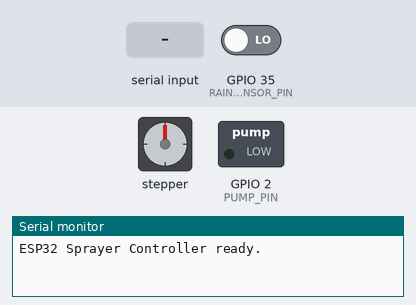
Bench run of a sketch on a simulated ESP32. On the bench: stepper motor, switched loads named in the sketch (green lamp = pin HIGH), the last lines printed to the serial monitor. The test bench sets the inputs (shaded band); at power-on: GPIO 35 (RAIN_SENSOR_PIN) LOW. Stepper angles assume 2048 steps per turn.

Above: at 1.2 s.
1.3 s: "1" received over Serial
At 3.6 s:
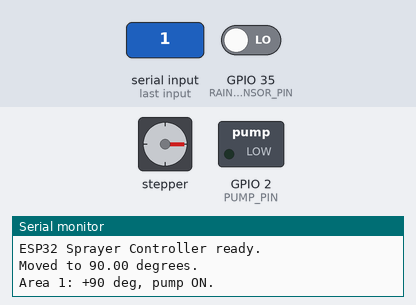
At 4.27 s:
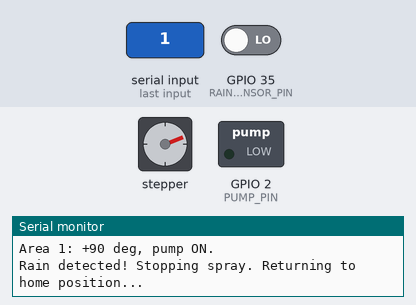
4.3 s: "2" received over Serial
At 7.2 s:
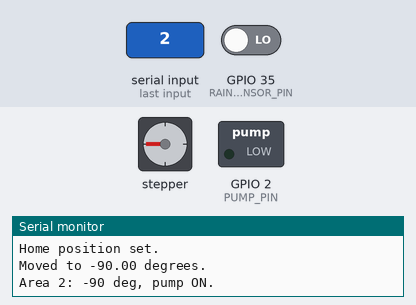
Timing chart, 0 to 10.8 s (numbered marks = the images above; inputs shaded):
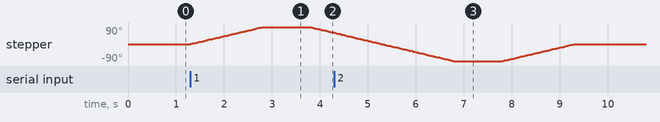

Measured:
- after the input at 1.3 s, stepper: turns 90° clockwise in 1.5 s, then 31° counter-clockwise in 0.49 s

The sketch:

hardware.ino
```cpp
/*
 * ESP32 Chili Disease Sprayer Controller
 * ========================================
 * Controls a stepper motor (28BYJ-48) for directional aiming
 * and a diaphragm pump for targeted pesticide spraying.
 *
 * Serial Commands:
 *   '0' -> Reset to home position, pump OFF
 *   '1' -> Rotate +90°,  pump ON
 *   '2' -> Rotate -90°,  pump ON
 *   '3' -> Rotate +135°, pump ON
 *   '4' -> Rotate -135°, pump ON
 *
 * Rain sensor (HW-028) auto-stops spraying and resets on rain detection.
 *
 * Hardware:
 *   - ESP32 microcontroller
 *   - 28BYJ-48 Stepper Motor + ULN2003 Driver
 *   - 12V Diaphragm Pump via relay
 *   - HW-028 Rain Sensor
 */

#include <Stepper.h>

// --- Pin Definitions ---
#define IN1 13                  // Stepper motor coil 1 (D13)
#define IN2 12                  // Stepper motor coil 2 (D12)
#define IN3 14                  // Stepper motor coil 3 (D14)
#define IN4 27                  // Stepper motor coil 4 (D27)

#define PUMP_PIN 2              // Pump relay control (D2)
#define RAIN_SENSOR_PIN 35      // Rain sensor input (D35)

// --- Motor Configuration ---
#define STEPS_PER_REV 2048      // 28BYJ-48 steps per revolution (64:1 gear ratio)

// Create stepper motor instance (correct coil sequence for 28BYJ-48)
Stepper stepperMotor(STEPS_PER_REV, IN1, IN3, IN2, IN4);

// --- State Variables ---
int  currentPosition = 0;       // Current step position
bool pumpActive      = false;   // Pump/spray status

// =====================================================================
// SETUP
// =====================================================================
void setup() {
    Serial.begin(115200);
    stepperMotor.setSpeed(10);  // RPM

    pinMode(PUMP_PIN, OUTPUT);
    pinMode(RAIN_SENSOR_PIN, INPUT);

    digitalWrite(PUMP_PIN, LOW);  // Pump off initially
    Serial.println("ESP32 Sprayer Controller ready.");
}

// =====================================================================
// HELPER: Move stepper to target position (in steps)
// =====================================================================
void moveToPosition(int targetSteps) {
    int moveSteps = targetSteps - currentPosition;
    stepperMotor.step(moveSteps);
    currentPosition = targetSteps;

    Serial.print("Moved to ");
    Serial.print(currentPosition * 360.0 / STEPS_PER_REV);
    Serial.println(" degrees.");
}

// =====================================================================
// HELPER: Reset to home position and stop pump
// =====================================================================
void resetToHome(const char* reason) {
    pumpActive = false;
    digitalWrite(PUMP_PIN, LOW);
    delay(1000);

    Serial.print(reason);
    Serial.println(" Returning to home position...");

    stepperMotor.step(-currentPosition);
    currentPosition = 0;

    Serial.println("Home position set.");
}

// =====================================================================
// MAIN LOOP
// =====================================================================
void loop() {
    // --- Process serial commands from Python ---
    if (Serial.available()) {
        char command = Serial.read();

        switch (command) {
            case '0':
                resetToHome("Manual reset.");
                return;

            case '1':
                moveToPosition((90 * STEPS_PER_REV) / 360);
                digitalWrite(PUMP_PIN, HIGH);
                pumpActive = true;
                Serial.println("Area 1: +90 deg, pump ON.");
                break;

            case '2':
                moveToPosition((-90 * STEPS_PER_REV) / 360);
                digitalWrite(PUMP_PIN, HIGH);
                pumpActive = true;
                Serial.println("Area 2: -90 deg, pump ON.");
                break;

            case '3':
                moveToPosition((135 * STEPS_PER_REV) / 360);
                digitalWrite(PUMP_PIN, HIGH);
                pumpActive = true;
                Serial.println("Area 3: +135 deg, pump ON.");
                break;

            case '4':
                moveToPosition((-135 * STEPS_PER_REV) / 360);
                digitalWrite(PUMP_PIN, HIGH);
                pumpActive = true;
                Serial.println("Area 4: -135 deg, pump ON.");
                break;

            default:
                Serial.println("Invalid command. Send 0-4.");
                return;
        }
    }

    // --- Rain sensor auto-stop ---
    if (pumpActive && digitalRead(RAIN_SENSOR_PIN) == LOW) {
        resetToHome("Rain detected! Stopping spray.");
    }
}
```
